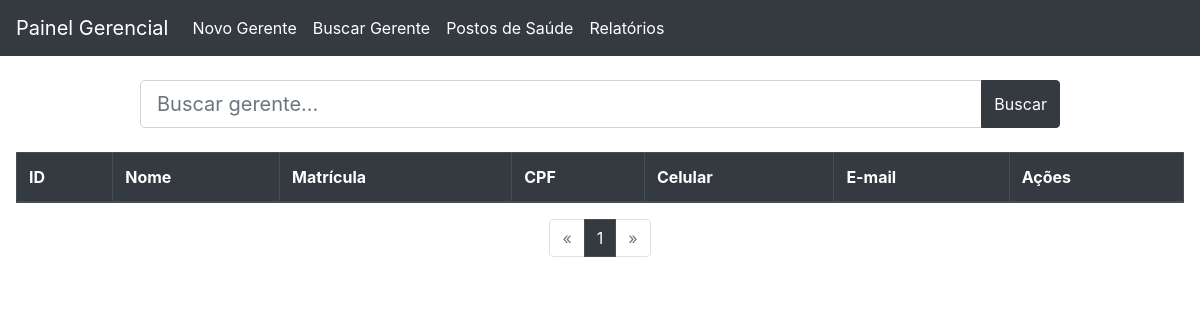
/gerente/listar_gerente, run on an earlier commit of the app's database.
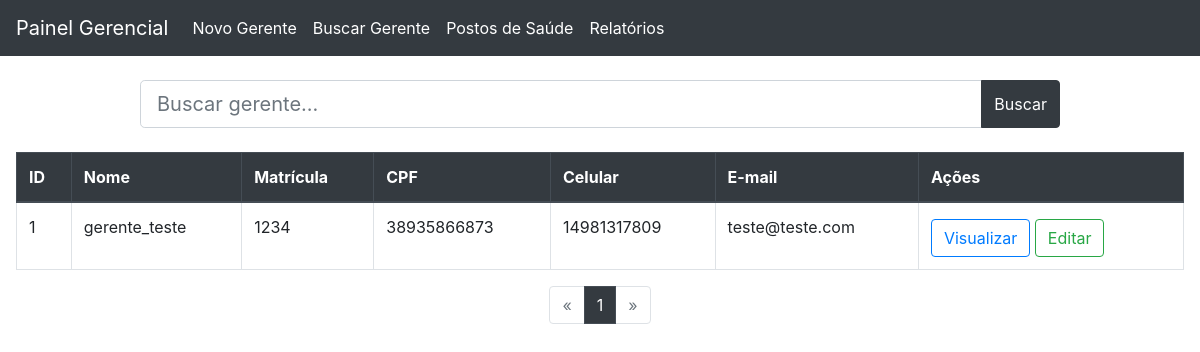
And on a later commit of the database.
### gerente/models.py (models this page shows, shortened)
class Gerente(models.Model):
    gerente_nome = models.CharField("Nome Completo", max_length=250)
    gerente_matricula = models.CharField("Matrícula", max_length=250)
    gerente_cpf = BRCPFField('CPF')
    gerente_celular = models.CharField('Celular', max_length=15)
    gerente_email = models.EmailField('Email')
    class Meta:
        db_table = "gerentes"
        ordering = ('gerente_nome',)
        verbose_name = "gerentes"
        verbose_name_plural = "gerentes"

### gerente/views.py (the view)
# urls.py: path('listar_gerente', listar_gerente, name='listar_gerente'),
def listar_gerente(request):
    busca = request.GET.get('busca')
    if busca:
        gerentes_list = Gerente.objects.filter(
            gerente_nome__icontains=busca).order_by('gerente_nome')
    else:
        gerentes_list = Gerente.objects.all().order_by('gerente_nome')
    paginacao = Paginator(gerentes_list, 10)
    pagina = request.GET.get('page')
    gerentes = paginacao.get_page(pagina)
    context = {
        'gerentes':gerentes
    }
    return render(request, 'gerente/listar_gerente.html', context)

### templates/gerente/listar_gerente.html (shortened to what this page needs)
{% extends "base-gerente.html" %}
{% block main %}
<div class="container" id="areabusca">
	<div class="row justify-content-center mb-4 mt-4">
		<div class="col-10">
			<form>
				<div class="input-group">
					<input type="text" class="form-control form-control-lg" name="busca" id="busca" type="text"
						placeholder="Buscar gerente..." value="{{ request.GET.busca }}">
					<div class="input-group-append">
						<button class="btn btn-dark" type="submit"> Buscar</button>
					</div>
				</div>
			</form>
		</div>
	</div>
</div>
<div class="table-responsive-md">
	<table class="table table-hover table-bordered">
		<thead class="thead-dark">
			<tr>
				<th scope="col">ID</th>
				<th scope="col">Nome</th>
				<th scope="col">Matrícula</th>
				<th scope="col">CPF</th>
				<th scope="col">Celular</th>
				<th scope="col">E-mail</th>
				<th scope="col">Ações</th>
			</tr>
		</thead>
		<tbody>
			{% for gerente in gerentes %}
			<tr>
				<td>{{ gerente.id }} </th>
				<td>{{ gerente.gerente_nome }} </th>
				<td>{{ gerente.gerente_matricula }} </td>
				<td>{{ gerente.gerente_cpf }} </td>
				<td>{{ gerente.gerente_celular }} </td>
				<td>{{ gerente.gerente_email }} </td>
				<td>
					<a href=" {% url "visualizar_gerente" gerente.pk %}" class="btn btn-outline-primary mt-1" >  Visualizar </a>
					<a href="{% url "editar_gerente" gerente.id %} " class="btn btn-outline-success mt-1">  Editar </a>
				</td>
			</tr>
			{% endfor %}
		</tbody>
	</table>
</div>
<nav>
	<ul class="pagination justify-content-center">
		{% if gerentes.has_previous %}
		<li class="page-item">
			<a class="page-link"
				href="?page={{ gerentes.previous_page_number }}{% if request.GET.busca %}&busca={{ request.GET.busca }}{% endif %}"
				aria-label="Anterior">
				<span aria-hidden="true">&laquo;</span>
			</a>
		</li>
		{% else %}
		<li class="page-item disabled">
			<a class="page-link" aria-label="Anterior">
				<span aria-hidden="true">&laquo;</span>
			</a>
		</li>
		{% endif %}
		{% for num in gerentes.paginator.page_range %}
		{% if gerentes.number == num %}
		<li class="page-item active"><a class="page-link" href="#">{{ num }}</a></li>
		{% else %}
		<li class="page-item"><a class="page-link"
				href="?page={{ num }}{% if request.GET.busca %}&busca={{ request.GET.busca }}{% endif %}">{{ num }}</a>
		</li>
		{% endif %}
		{% endfor %}
		{% if gerentes.has_next %}
		<li class="page-item">
			<a class="page-link"
				href="?page={{ gerentes.next_page_number }}{% if request.GET.busca %}&busca={{ request.GET.busca }}{% endif %}"
				aria-label="Next">
				<span aria-hidden="true">&raquo;</span>
			</a>
		</li>
		{% else %}
		<li class="page-item disabled">
			<a class="page-link" aria-label="Next">
				<span aria-hidden="true">&raquo;</span>
			</a>
		</li>
		{% endif %}
	</ul>
</nav>
{% endblock main %}

What changed in the data, as far as the page shows it:
added Gerente: id "1", gerente_nome "gerente_teste", gerente_matricula "1234", gerente_cpf "38935866873", gerente_celular "14981317809", gerente_email "teste@teste.com"
